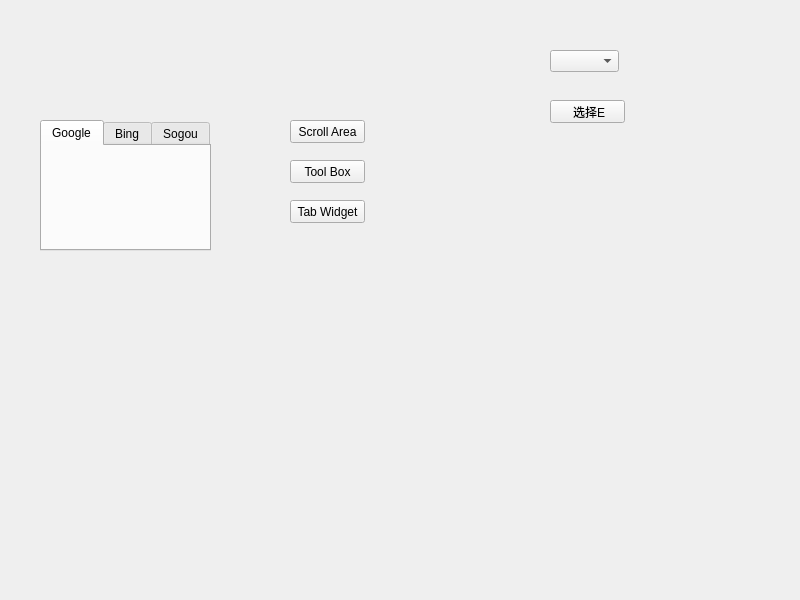
<?xml version="1.0" encoding="UTF-8"?>
<ui version="4.0">
 <class>Widget</class>
 <widget class="QWidget" name="Widget">
  <property name="geometry">
   <rect>
    <x>0</x>
    <y>0</y>
    <width>800</width>
    <height>600</height>
   </rect>
  </property>
  <property name="windowTitle">
   <string>Widget</string>
  </property>
  <widget class="QStackedWidget" name="stackedWidget">
   <property name="geometry">
    <rect>
     <x>20</x>
     <y>70</y>
     <width>241</width>
     <height>231</height>
    </rect>
   </property>
   <property name="currentIndex">
    <number>2</number>
   </property>
   <widget class="QWidget" name="page_6">
    <widget class="QScrollArea" name="scrollArea">
     <property name="geometry">
      <rect>
       <x>30</x>
       <y>20</y>
       <width>141</width>
       <height>191</height>
      </rect>
     </property>
     <property name="widgetResizable">
      <bool>true</bool>
     </property>
     <widget class="QWidget" name="scrollAreaWidgetContents">
      <property name="geometry">
       <rect>
        <x>0</x>
        <y>0</y>
        <width>122</width>
        <height>389</height>
       </rect>
      </property>
      <layout class="QVBoxLayout" name="verticalLayout">
       <item>
        <widget class="QPushButton" name="pushButton">
         <property name="text">
          <string>PushButton</string>
         </property>
        </widget>
       </item>
       <item>
        <widget class="QPushButton" name="pushButton_2">
         <property name="text">
          <string>PushButton</string>
         </property>
        </widget>
       </item>
       <item>
        <widget class="QPushButton" name="pushButton_3">
         <property name="text">
          <string>PushButton</string>
         </property>
        </widget>
       </item>
       <item>
        <widget class="QPushButton" name="pushButton_4">
         <property name="text">
          <string>PushButton</string>
         </property>
        </widget>
       </item>
       <item>
        <widget class="QPushButton" name="pushButton_5">
         <property name="text">
          <string>PushButton</string>
         </property>
        </widget>
       </item>
       <item>
        <widget class="QPushButton" name="pushButton_6">
         <property name="text">
          <string>PushButton</string>
         </property>
        </widget>
       </item>
       <item>
        <widget class="QPushButton" name="pushButton_9">
         <property name="text">
          <string>PushButton</string>
         </property>
        </widget>
       </item>
       <item>
        <widget class="QPushButton" name="pushButton_8">
         <property name="text">
          <string>PushButton</string>
         </property>
        </widget>
       </item>
       <item>
        <widget class="QPushButton" name="pushButton_7">
         <property name="text">
          <string>PushButton</string>
         </property>
        </widget>
       </item>
       <item>
        <widget class="QPushButton" name="pushButton_13">
         <property name="text">
          <string>PushButton</string>
         </property>
        </widget>
       </item>
       <item>
        <widget class="QPushButton" name="pushButton_12">
         <property name="text">
          <string>PushButton</string>
         </property>
        </widget>
       </item>
       <item>
        <widget class="QPushButton" name="pushButton_11">
         <property name="text">
          <string>PushButton</string>
         </property>
        </widget>
       </item>
       <item>
        <widget class="QPushButton" name="pushButton_10">
         <property name="text">
          <string>PushButton</string>
         </property>
        </widget>
       </item>
      </layout>
     </widget>
    </widget>
   </widget>
   <widget class="QWidget" name="page_7">
    <widget class="QToolBox" name="toolBox">
     <property name="geometry">
      <rect>
       <x>40</x>
       <y>40</y>
       <width>61</width>
       <height>131</height>
      </rect>
     </property>
     <property name="currentIndex">
      <number>2</number>
     </property>
     <widget class="QWidget" name="page_3">
      <property name="geometry">
       <rect>
        <x>0</x>
        <y>0</y>
        <width>100</width>
        <height>30</height>
       </rect>
      </property>
      <attribute name="label">
       <string>三五好友</string>
      </attribute>
     </widget>
     <widget class="QWidget" name="page_4">
      <property name="geometry">
       <rect>
        <x>0</x>
        <y>0</y>
        <width>100</width>
        <height>30</height>
       </rect>
      </property>
      <attribute name="label">
       <string>妻妾成群</string>
      </attribute>
     </widget>
     <widget class="QWidget" name="page_5">
      <property name="geometry">
       <rect>
        <x>0</x>
        <y>0</y>
        <width>61</width>
        <height>53</height>
       </rect>
      </property>
      <attribute name="label">
       <string>再也不见</string>
      </attribute>
     </widget>
    </widget>
   </widget>
   <widget class="QWidget" name="page_8">
    <widget class="QTabWidget" name="tabWidget">
     <property name="geometry">
      <rect>
       <x>20</x>
       <y>50</y>
       <width>171</width>
       <height>131</height>
      </rect>
     </property>
     <property name="currentIndex">
      <number>0</number>
     </property>
     <widget class="QWidget" name="tab">
      <attribute name="title">
       <string>Google</string>
      </attribute>
     </widget>
     <widget class="QWidget" name="tab_2">
      <attribute name="title">
       <string>Bing</string>
      </attribute>
     </widget>
     <widget class="QWidget" name="tab_3">
      <attribute name="title">
       <string>Sogou</string>
      </attribute>
     </widget>
    </widget>
   </widget>
  </widget>
  <widget class="QPushButton" name="btn_ScrollArea">
   <property name="geometry">
    <rect>
     <x>290</x>
     <y>120</y>
     <width>75</width>
     <height>23</height>
    </rect>
   </property>
   <property name="text">
    <string>Scroll Area</string>
   </property>
  </widget>
  <widget class="QPushButton" name="btn_ToolBox">
   <property name="geometry">
    <rect>
     <x>290</x>
     <y>160</y>
     <width>75</width>
     <height>23</height>
    </rect>
   </property>
   <property name="text">
    <string>Tool Box</string>
   </property>
  </widget>
  <widget class="QPushButton" name="btn_TabWidget">
   <property name="geometry">
    <rect>
     <x>290</x>
     <y>200</y>
     <width>75</width>
     <height>23</height>
    </rect>
   </property>
   <property name="text">
    <string>Tab Widget</string>
   </property>
  </widget>
  <widget class="QComboBox" name="comboBox">
   <property name="geometry">
    <rect>
     <x>550</x>
     <y>50</y>
     <width>69</width>
     <height>22</height>
    </rect>
   </property>
  </widget>
  <widget class="QPushButton" name="btn_ChooseE">
   <property name="geometry">
    <rect>
     <x>550</x>
     <y>100</y>
     <width>75</width>
     <height>23</height>
    </rect>
   </property>
   <property name="text">
    <string> 选择E</string>
   </property>
  </widget>
  <widget class="QLabel" name="label">
   <property name="geometry">
    <rect>
     <x>280</x>
     <y>310</y>
     <width>361</width>
     <height>191</height>
    </rect>
   </property>
   <property name="text">
    <string/>
   </property>
  </widget>
 </widget>
 <resources/>
 <connections/>
</ui>
